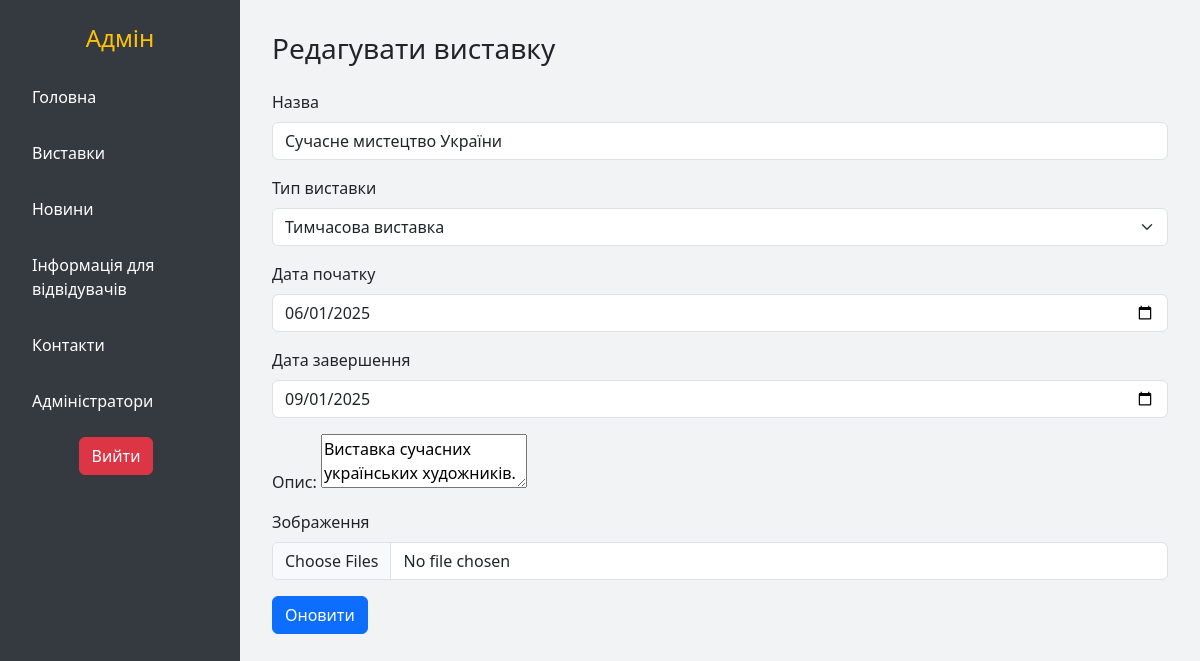
The app's page /admin/exhibitionEdit?id=14 (signed in) with its own data.
### tables this page shows
CREATE TABLE IF NOT EXISTS `exhibitions` (
  `id` int NOT NULL AUTO_INCREMENT,
  `title` varchar(255) NOT NULL,
  `description` text NOT NULL,
  `type_id` int NOT NULL,
  `start_date` date DEFAULT NULL,
  `end_date` date DEFAULT NULL,
  `created_at` datetime DEFAULT CURRENT_TIMESTAMP,
  PRIMARY KEY (`id`),
  KEY `type_id` (`type_id`)
);

CREATE TABLE IF NOT EXISTS `exhibition_types` (
  `id` int NOT NULL AUTO_INCREMENT,
  `name` varchar(100) NOT NULL,
  PRIMARY KEY (`id`),
  UNIQUE KEY `name` (`name`)
);

### classes/Controller.php (called while the page is built, shortened)
<?php
class Controller
{
    protected Template $template;
    public function __construct()
    {
        $action = Core::getInstance()->action;
        $controller = Core::getInstance()->controller;
        $this->template = new Template("views/{$controller}/{$action}.php");
    }
    public function view(string $title, ?array $params = null, ?string $templatePath = null): array
    {
        if (!empty($templatePath)) {
            $this->template->setTemplatePath($templatePath);
        }
        if (!empty($params)) {
            $this->template->addParams($params);
        }
        return [
            'title' => $title,
            'content' => $this->template->render(),
        ];
    }
}

### controllers/AdminController.php (called while the page is built, shortened)
<?php
class AdminController extends Controller
{
    public function actionExhibitionEdit($id)
    {
        $exhibition = Exhibitions::findById($id);
        $images = ExhibitionImages::findByExhibitionId($id);
        $additionalImages = array_map(fn($img) => [
            'filename' => $img['image_path'],
            'id' => $img['id'],
        ], $images);
        $types = ExhibitionTypes::findAll();
        return $this->view('Редагувати виставку', [
            'exhibition' => $exhibition,
            'types' => $types,
            'additionalImages' => $additionalImages,
        ], "views/Exhibitions/exhibitionForm.php");
    }
}

### classes/Core.php (called while the page is built, shortened)
<?php
class Core
{
    private static $instance = null;
    public function __construct()
    {
        $host = Config::getInstance()->host;
        $dbname = Config::getInstance()->dbname;
        $user = Config::getInstance()->user;
        $password = Config::getInstance()->password;
        $this->db = new DB($host, $user, $password, $dbname);
    }
    public static function getInstance()
    {
        if (!isset(self::$instance)) {
            self::$instance = new self;
        }
        return self::$instance;
    }
    public function run()
    {
        $route = $_GET['route'] ?? '';
        $parts = explode('/', trim($route, '/'));
        $this->action = $parts[1];
        $actionName = "action" . ucfirst($this->action);
        $controllerObject = new $controllerName;
        $method = Request::method();
        if ($method === 'POST') {
            $requestData = $_POST;
        } else {
            $requestData = $_GET;
        }
        unset($requestData['route']);
        $ref = new \ReflectionMethod($controllerObject, $actionName);
        $allowedParams = $ref->getParameters();
        $callArgs = [];
        foreach ($allowedParams as $param) {
            $name = $param->getName();
            if (isset($requestData[$name])) {
                $callArgs[] = $requestData[$name];
            } elseif ($param->isDefaultValueAvailable()) {
                $callArgs[] = $param->getDefaultValue();
            } else {
                $callArgs[] = null;
            }
        }
        $data = $controllerObject->$actionName(...$callArgs);
    }
}

### index.php (called while the page is built, shortened)
<?php
spl_autoload_register(function ($class_name) {
    $path = str_replace('\\', '/', $class_name) . '.php';
});
$core = Core::getInstance();
$core->Init();
$core->run();

### classes/Config.php (called while the page is built, shortened)
<?php
class Config
{
    protected static $instance = null;
    protected $params;
    private function __construct()
    {
        $this->params = [];
        $directory = 'config';
        $config_files = scandir($directory);
        foreach ($config_files as $file) {
            if (substr($file, -4) === '.php') {
                $path  = $directory . "/" . $file;
            }
        }
    }
    public static function getInstance()
    {
        if (!isset(self::$instance)) {
            self::$instance = new self;
        }
        return self::$instance;
    }
    public function __get($key)
    {
        return $this->params[$key] ?? null;
    }
    public function __set($key, $value)
    {
        $this->params[$key] = $value;
    }
}

### config/config.php (called while the page is built)
<?php
$Config[] = [];

### config/database.php (called while the page is built)
<?php
$Config[] = [
    'host' => 'localhost',
    'dbname' => 'museum_site',
    'user' => 'root',
    'password' => '',
];

### classes/DB.php (called while the page is built, shortened)
<?php
class DB
{
    protected $pdo;
    public function __construct($host, $user, $password, $dbname)
    {
        $this->pdo = new \PDO("mysql:host={$host};dbname={$dbname}", $user, $password, [
            \PDO::ATTR_ERRMODE => \PDO::ERRMODE_EXCEPTION,
            \PDO::ATTR_DEFAULT_FETCH_MODE => \PDO::FETCH_ASSOC,
        ]);
    }
    protected function where($where = null)
    {
        if (is_array($where)) {
            $where_string = 'WHERE ';
            $where_fields = array_keys($where);
            foreach ($where_fields as $key => $field) {
                $where_string .= "{$field} LIKE :{$field}";
            }
        } elseif (is_string($where)) {
            $where_string = 'WHERE ' . $where;
        } else {
            if (is_string($where)) {
                $where_string = $where;
            } else {
                $where_string = '';
            }
        }
        return $where_string;
    }
    public function select($table, $fields = '*', $where = null, $orderBy = null, $limit = null, $offset = null)
    {
        if (is_array($fields)) {
            $fields_string = implode(',', $fields);
        } else {
            $fields_string = is_string($fields) ? $fields : '*';
        }
        $params = [];
        $where_string = $this->where($where);
        if (is_array($where)) {
            foreach ($where as $key => $value) {
                $params[":{$key}"] = $value;
            }
        }
        $order_string = '';
        $limit_string = '';
        $sql = "SELECT {$fields_string} FROM {$table} {$where_string} {$order_string} {$limit_string}";
        $stmt = $this->pdo->prepare($sql);
        $stmt->execute($params);
        return $stmt->fetchAll(\PDO::FETCH_ASSOC);
    }
}

### classes/Model.php (called while the page is built, shortened)
<?php
class Model
{
    protected static $primaryKey = 'id';
    protected static $table = '';
    public static function findAll($offset = null, $limit = null)
    {
        $arr = Core::getInstance()->db->select(static::$table, '*', null, null, $limit, $offset);
        return $arr ?: [];
    }
    public static function findById(int $id)
    {
        $arr = Core::getInstance()->db->select(static::$table, '*', [static::$primaryKey => $id]);
        if (count($arr) > 0) {
            return $arr[0];
        } else {
            return null;
        }
    }
}

### views/Exhibitions/exhibitionForm.php (the view, shortened to what this page needs)
<?php
$isEdit = isset($exhibition);
$actionUrl = $isEdit ? "/admin/exhibitionEdit?id={$exhibition['id']}" : "/admin/exhibitionCreate";
?>
<h1 class="h3 mb-4"><?= $isEdit ? 'Редагувати виставку' : 'Додати виставку' ?></h1>
<form action="<?= $actionUrl ?>" method="POST" enctype="multipart/form-data" class="mb-5">
    <div class="mb-3">
        <label for="title" class="form-label">Назва</label>
        <input type="text" class="form-control" id="title" name="title"
            value="<?= htmlspecialchars($exhibition['title'] ?? '') ?>" required>
    </div>
    <div class="mb-3">
        <label for="type_id" class="form-label">Тип виставки</label>
        <select name="type_id" id="type_id" class="form-select" required>
            <?php foreach ($types as $type): ?>
                <option value="<?= $type['id'] ?>"
                    <?= (isset($exhibition['type_id']) && $exhibition['type_id'] == $type['id']) ? 'selected' : '' ?>>
                    <?= htmlspecialchars($type['name']) ?>
                </option>
            <?php endforeach ?>
        </select>
    </div>
    <div class="mb-3">
        <label for="start_date" class="form-label">Дата початку</label>
        <input type="date" class="form-control" id="start_date" name="start_date"
            value="<?= htmlspecialchars($exhibition['start_date'] ?? '') ?>">
    </div>
    <div class="mb-3">
        <label for="end_date" class="form-label">Дата завершення</label>
        <input type="date" class="form-control" id="end_date" name="end_date"
            value="<?= htmlspecialchars($exhibition['end_date'] ?? '') ?>">
    </div>
    <div class="mb-3">
        <label for="description">Опис:</label>
        <textarea id="description" name="description"><?= $exhibition['description'] ?? '' ?></textarea>
    </div>
    <div class="mb-3">
        <label for="images[]" class="form-label">Зображення</label>
        <input type="file" class="form-control" id="images" name="images[]" multiple>
    </div>
    <button type="submit" class="btn btn-primary">
        <?= $isEdit ? 'Оновити' : 'Додати' ?>
    </button>
</form>

### public/css/admin.css (style rules this page uses)
body { margin: 0; font-family: "Segoe UI", Tahoma, Geneva, Verdana, sans-serif; background-color: #f8f9fa; }
.btn-primary, .btn-success, .btn-danger { margin-right: 0.5rem; }

### records on screen
exhibitions: title "Сучасне мистецтво України", type_id "Тимчасова виставка", start_date "06/01/2025", end_date "09/01/2025", description "Виставка сучасних українських художників."
